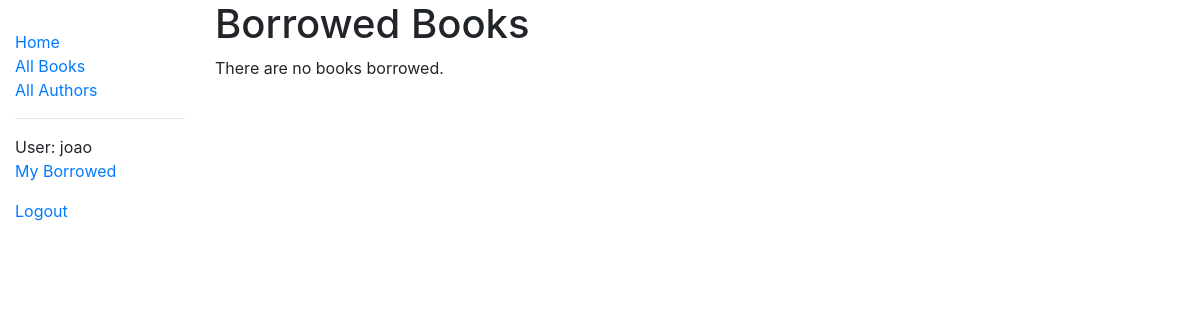
The page /catalog/mybooks/ (signed in) on the database as committed earlier.
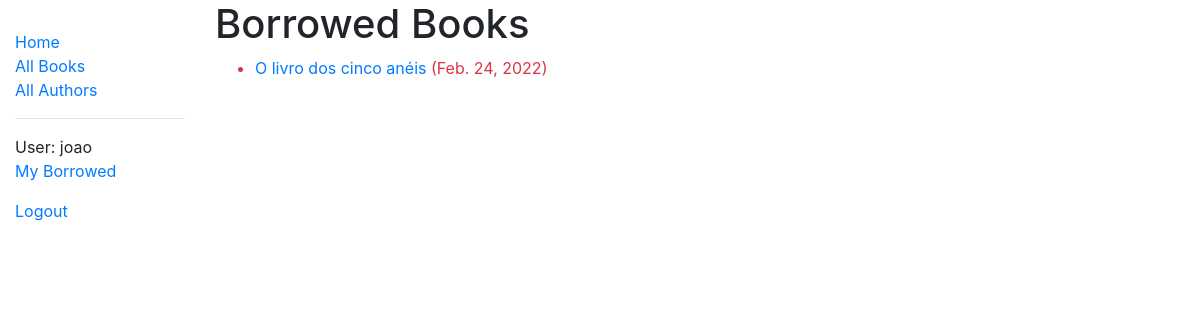
The same page on the database as committed later.
### catalog/models.py (models this page shows, shortened)
class BookInstance(models.Model):
    id = models.UUIDField(primary_key=True, default=uuid.uuid4, help_text='Unique ID for this particular book across whole library') # noqa
    book = models.ForeignKey('Book', on_delete=models.SET_NULL, null=True)
    imprint = models.CharField(max_length=80)
    due_back = models.DateField(null=True, blank=True)
    borrower = models.ForeignKey(User, on_delete=models.SET_NULL, null=True, blank=True) # noqa
    LOAN_STATUS = (
        ('m', 'Maintenance'),
        ('o', 'On loan'),
        ('a', 'Available'),
        ('r', 'Reserved'),
    )
    status = models.CharField(
        max_length=1,
        choices=LOAN_STATUS,
        blank=True,
        default='m',
        help_text='Book availability',
    )
    class Meta:
        ordering = ['due_back']
        permissions = (("can_make_returned", "Set book as returned"),)
    @property
    def is_overdue(self):
        if self.due_back and date.today() > self.due_back:
            return True
        return False

class Book(models.Model):
    title = models.CharField(max_length=200)
    author = models.ForeignKey('Author', on_delete=models.SET_NULL, null=True)
    summary = models.TextField(max_length=1000, help_text='Enter a brief description of the book') # noqa
    isbn = models.CharField('ISBN', max_length=13, help_text='13 Character <a href="https://www.isbn-international.org/content/what-isbn">ISBN number</a>') # noqa
    genre = models.ManyToManyField(Genre, help_text='Select a genre for this book') # noqa

### catalog/views.py (the view)
# urls.py: path('mybooks/', views.LoanedBookByUserListView.as_view(), name='my-borrowed'), # noqa:
class LoanedBookByUserListView(LoginRequiredMixin, generic.ListView):
    model = BookInstance
    template_name = 'catalog/bookinstance_list_borrowed_user.html'
    paginate_by = 5
    def get_queryset(self):
        return BookInstance.objects.filter(borrower=self.request.user).filter(status__exact='o').order_by('due_back') # noqa:

### templates/catalog/bookinstance_list_borrowed_user.html (shortened to what this page needs)
{% extends 'base.html' %}
{% block content %}
  <h1>Borrowed Books</h1>
  {% if bookinstance_list %}
  <ul>
    {% for bookinstance in bookinstance_list %}
    <li class=" {% if bookinstance.is_overdue %} text-danger {% endif %}">
      <a href="{% url 'book-detail' bookinstance.book.pk %}">{{ bookinstance.book.title }}</a> ({{bookinstance.due_back}})
    </li>
    {% endfor %}
  </ul>
  {% else %}
    <p>There are no books borrowed. </p>
  {% endif %}
{% endblock %}

Rows that differ between the two databases and show on the page:
added BookInstance: book "O livro dos cinco anéis", due_back "Feb. 24, 2022"
Other text that changed with them:
text no longer shown: "There are no books borrowed."
